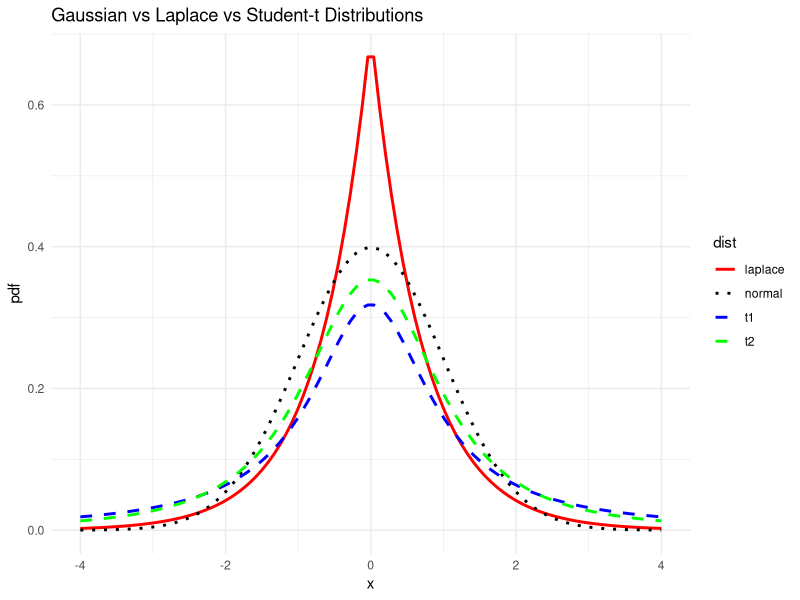
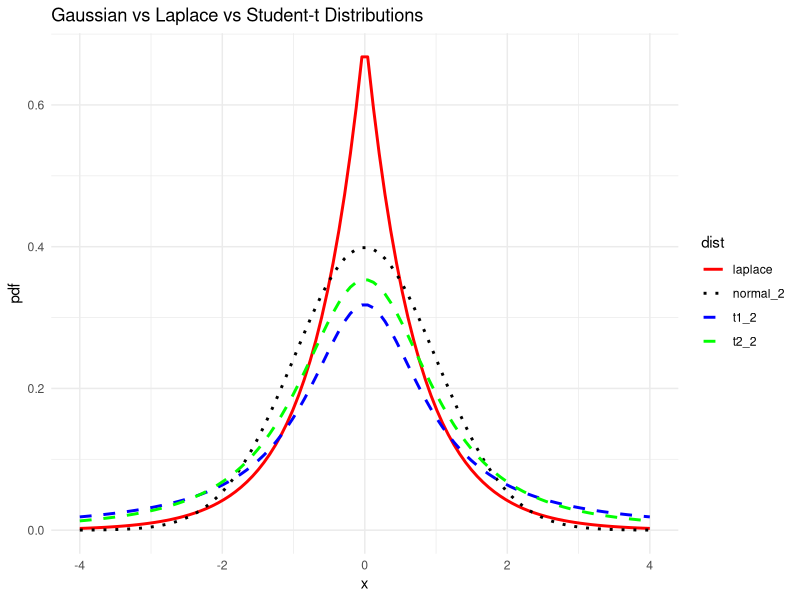

Source code (R) for these figures, in order:
library(tidyverse)

# -----------------------------
# 1. Grid
# -----------------------------
x <- seq(-4, 4, length.out = 100)

# -----------------------------
# 2. PDFs
# -----------------------------
laplace <- function(x, mu = 0, b = 1 / sqrt(2)) {
  # Laplace PDF
  (1 / (2 * b)) * exp(-abs(x - mu) / b)
}
laplace_ <- laplace(x)

normal_pdf <- function(x, mu = 0, sigma = 1) {
  (1 / sqrt(2 * pi * sigma^2)) * exp(-(x - mu)^2 / (2 * sigma^2))
}

student_t_pdf <- function(x, df = 1, mu = 0, sigma = 1) {

  num <- gamma((df + 1) / 2)
  den <- gamma(df / 2) * sqrt(df * pi) * sigma

  z <- (x - mu) / sigma

  num / den * (1 + (z^2 / df))^(-(df + 1) / 2)
}

# R version
normal <- dnorm(x, mean = 0, sd = 1)
student_t1 <- dt(x, df = 1)  # scale = 1 already built-in form
student_t2 <- dt(x, df = 2)

normal_2 <- normal_pdf(x, mu = 0, sigma = 1)
student_t1_2 <- student_t_pdf(x, df = 1)  # scale = 1 already built-in form
student_t2_2 <- student_t_pdf(x, df = 2)



# -----------------------------
# 3. Data frame for ggplot
# -----------------------------
df <- tibble(
  x = x,
  normal = normal,
  laplace = laplace_,
  t1 = student_t1,
  t2 = student_t2,
  normal_2 = normal_2,
  t1_2 = student_t1_2,
  t2_2 = student_t2_2
)

df_long <- df |>
  pivot_longer(-x, names_to = "dist", values_to = "pdf")

# -----------------------------
# 4. Plot
# -----------------------------
ggplot(df_long, aes(x, pdf, color = dist, linetype = dist)) +
  geom_line(linewidth = 1) +
  scale_color_manual(values = c(
    normal = "black",
    laplace = "red",
    t1 = "blue",
    t2 = "green"
  )) +
  scale_linetype_manual(values = c(
    normal = "dotted",
    laplace = "solid",
    t1 = "dashed",
    t2 = "dashed"
  )) +
  labs(
    x = "x",
    y = "pdf",
    title = "Gaussian vs Laplace vs Student-t Distributions"
  ) +
  theme_minimal()

ggplot(df_long, aes(x, pdf, color = dist, linetype = dist)) +
  geom_line(linewidth = 1) +
  scale_color_manual(values = c(
    normal_2 = "black",
    laplace = "red",
    t1_2 = "blue",
    t2_2 = "green"
  )) +
  scale_linetype_manual(values = c(
    normal_2 = "dotted",
    laplace = "solid",
    t1_2 = "dashed",
    t2_2 = "dashed"
  )) +
  labs(
    x = "x",
    y = "pdf",
    title = "Gaussian vs Laplace vs Student-t Distributions"
  ) +
  theme_minimal()
